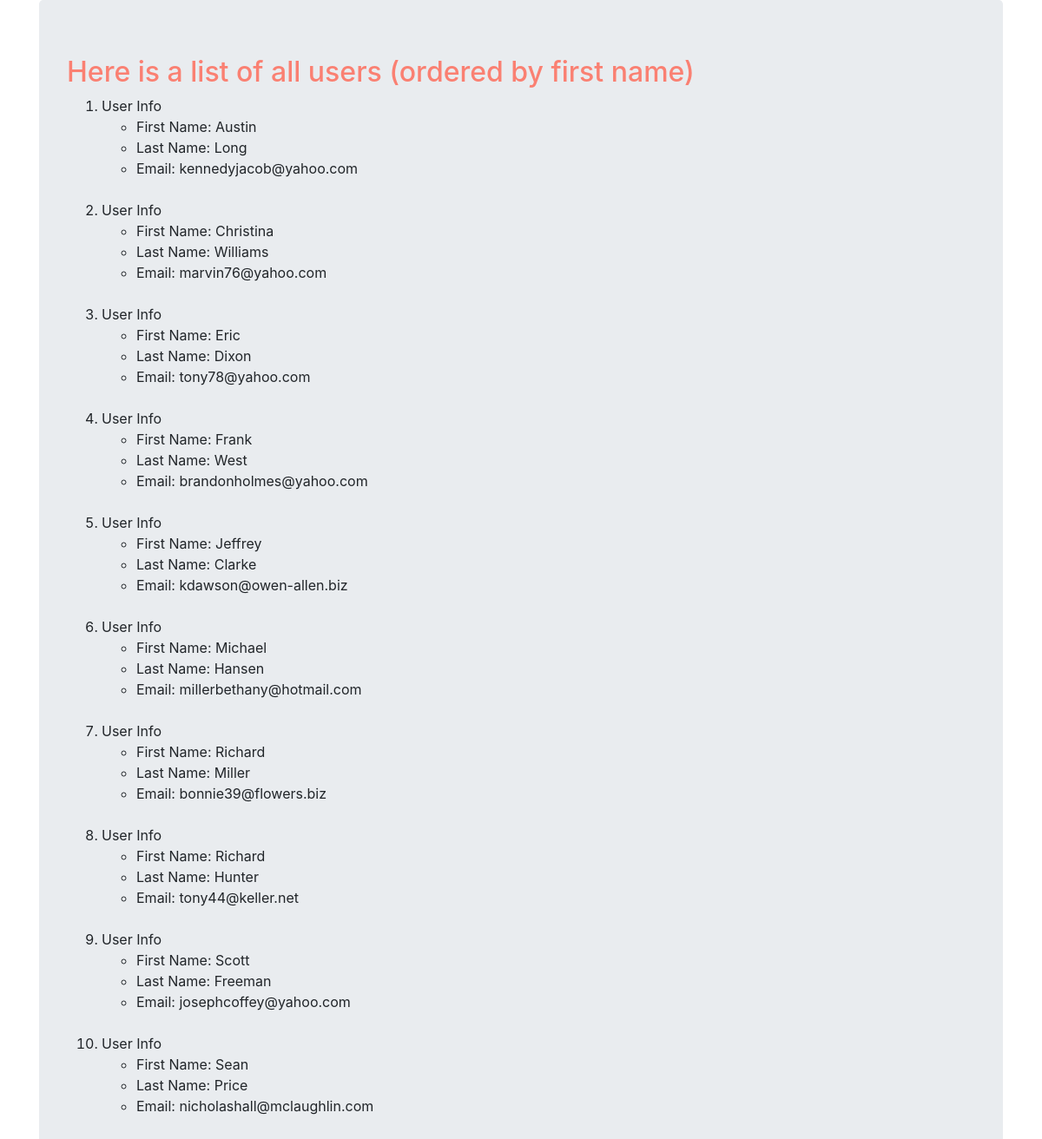
/users/, run on the app's committed database.
### usersApp/models.py (models this page shows, shortened)
class User(models.Model):
    first = models.CharField(max_length = 128)
    last = models.CharField(max_length = 128)
    email = models.CharField(max_length = 128, unique = True)

### usersApp/views.py (the view)
# urls.py: path('users/', views.users, name='users'),
def users(request):
    name_list = User.objects.order_by('first')
    namedict = {'users':name_list}
    return render(request, 'usersApp/users.html',namedict)

### templates/usersApp/users.html (shortened to what this page needs)
<!DOCTYPE html>
{% load staticfiles %}
<html>
  <head>
    <link rel="stylesheet" href="https://maxcdn.bootstrapcdn.com/bootstrap/4.0.0/css/bootstrap.min.css">
    <link rel="stylesheet" href="{% static "css/style.css" %}"/>
  </head>
  <body>
    <div class="container">
      <div class="jumbotron">
        <h2>Here is a list of all users (ordered by first name)</h2>
        {% if users %}
        <ol>
        {% for u in users %}
          <li>User Info</li>
          <ul>
            <li>First Name: {{ u.first }}</li>
            <li>Last Name: {{ u.last }}</li>
            <li>Email: {{ u.email }}</li>
          </ul>
          <br>
        {% endfor %}
      </ol>
        {% else %}
        <p>No users found!</p>
        {% endif %}
      </div>
    </div>
  </body>
</html>

### static/css/style.css (style rules this page uses)
h1, h2 { color: salmon; }

### data on the page
User: first "Austin", last "Long", email "kennedyjacob@yahoo.com"
User: first "Christina", last "Williams", email "marvin76@yahoo.com"
User: first "Eric", last "Dixon", email "tony78@yahoo.com"
User: first "Frank", last "West", email "brandonholmes@yahoo.com"
User: first "Jeffrey", last "Clarke", email "kdawson@owen-allen.biz"
User: first "Michael", last "Hansen", email "millerbethany@hotmail.com"
User: first "Richard", last "Miller", email "bonnie39@flowers.biz"
User: first "Richard", last "Hunter", email "tony44@keller.net"
User: first "Scott", last "Freeman", email "josephcoffey@yahoo.com"
User: first "Sean", last "Price", email "nicholashall@mclaughlin.com"
